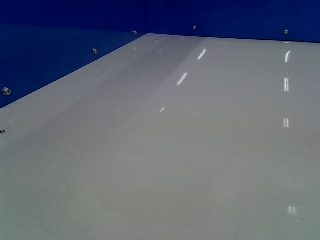
#> input picture assets/openCV_pic/0.35m, 1.18m/0.jpg, 320 x 240 px, found by its file name
$ python main.py
#> lines starting #> are read from the running program, lines starting #| are printed output that depends on the picture; after the words box and inside, x2 and y2 are one past the last pixel; in counts of white or black regions, pixels touching at a corner belong together; long printed decimals are rounded
### src/vision2/find_color.py
import cv2
import numpy as np

RED = [np.array(((0, 130, 100), (10, 255, 255))),
       np.array(((165, 130, 100), (180, 255, 255)))]

YELLOW = [np.array(((15, 130, 50), (35, 255, 255)))]

BLUE = [np.array(((100, 100, 50), (120, 255, 255)))]

WHITE = [np.array(((0, 0, 100), (180, 100, 255)))]

SHIFT1_ONLY_UP_SHIFT = True
WALL_SHIFT1 = 5
ENABLE_WALL_SHIFT2 = True
WALL_SHIFT2 = 1
HOUGH_THRESHOLD = 180

HOUGH_P_THRESHOLD = 50
HOUGH_P_MIN_LENGTH = 20
HOUGH_P_MAX_GAP = 100

SHOW_BLUE = False
SHOW_WHITE = False
SHOW_LINE = True


def get_color_mask(image: np.ndarray, color_range_list: list[np.ndarray], show: bool = False,
                   color_name: str = 'color'):
    x = cv2.GaussianBlur(image, (3, 3), 0)
    x = cv2.cvtColor(x, cv2.COLOR_BGR2HSV)

    y = np.zeros(image.shape[:2]).astype(np.uint8)
    for color_range in color_range_list:
        y = np.maximum(y, cv2.inRange(x, color_range[0], color_range[1]))
    x = y

    x = cv2.erode(x, cv2.getStructuringElement(cv2.MORPH_RECT, (5, 5)), iterations=1)
    x = cv2.dilate(x, cv2.getStructuringElement(cv2.MORPH_ELLIPSE, (5, 5)), iterations=1)
    output = x

    if show:
        cv2.imshow(color_name, cv2.cvtColor(output, cv2.COLOR_GRAY2BGR))

    return output


def find_color(image: np.ndarray, color_range_list: list[np.ndarray], show: bool = False, color_name: str = 'color') \
        -> list[(int, int)]:
    output = get_color_mask(image, color_range_list, show, color_name)

    contours = cv2.findContours(output, cv2.RETR_EXTERNAL, cv2.CHAIN_APPROX_SIMPLE)[0]
    points = []
    for c in contours:
        m = cv2.moments(c)
        if m['m00'] > 100:
            cx = int(m['m10'] / m['m00'])
            cy = int(m['m01'] / m['m00'])
            points.append((cx, cy))

    return points


def find_red(image: np.ndarray, show: bool = False) -> list[(int, int)]:
    return find_color(image, RED, show, 'red')


def find_yellow(image: np.ndarray, show: bool = False) -> list[(int, int)]:
    return find_color(image, YELLOW, show, 'yellow')


def show_blue(image: np.ndarray) -> None:
    get_color_mask(image, BLUE, True, 'blue')


def show_white(image: np.ndarray) -> None:
    get_color_mask(image, WHITE, True, 'white')


# [37 lines left out: function find_wall_bottom, not called in this run]


def find_wall_bottom_p(image: np.ndarray, show: bool = False):
    blue = get_color_mask(image, BLUE)
    white = get_color_mask(image, WHITE)

    if SHOW_BLUE and show:
        cv2.imshow('blue', blue)
    if SHOW_WHITE and show:
        cv2.imshow('white', white)

    x = np.zeros(image.shape[:2]).astype(np.uint8)

    if SHIFT1_ONLY_UP_SHIFT:
        x[0:-WALL_SHIFT1, :] = np.minimum(blue[:-WALL_SHIFT1, :], white[WALL_SHIFT1:, :])
    else:
        x[WALL_SHIFT1:-WALL_SHIFT1, :] = np.minimum(blue[:-2 * WALL_SHIFT1, :], white[2 * WALL_SHIFT1:, :])

    if ENABLE_WALL_SHIFT2:
        x[WALL_SHIFT2:-WALL_SHIFT2, :] = np.minimum(x[:-2 * WALL_SHIFT2, :], (255 - x)[2 * WALL_SHIFT2:, :])

    draw = cv2.cvtColor(x, cv2.COLOR_GRAY2BGR)

    lines = cv2.HoughLinesP(x, 1, np.pi / 180, HOUGH_P_THRESHOLD, minLineLength=HOUGH_P_MIN_LENGTH,
                            maxLineGap=HOUGH_P_MAX_GAP)
    # print(lines)
    if SHOW_LINE and lines is not None:
        for l in lines:
            x1, y1, x2, y2 = l[0]
            cv2.line(draw, (x1, y1), (x2, y2), (255, 0, 0), 1)

    if show:
        cv2.imshow('wall bottom', draw)

    return lines

### src/vision2/camera_convert.py
import numpy as np


class CameraState:

    # 座标架：车向前为x，车向右为y，向下为z，方向与z轴夹角为theta，右手螺旋向下相对x轴旋转为phi
    # 方向指摄像头中央对准的位置
    # 摄像头必须是竖直对准的
    def __init__(self, camera_xyz: tuple[float, float, float], camera_rotation: tuple[float, float], fov: tuple[float, float],
                 resolution: tuple[int, int]):
        self.x, self.y, self.z = camera_xyz
        self.theta = np.radians(camera_rotation[0])
        self.phi = np.radians(camera_rotation[1])
        self.half_fov_h = np.radians(fov[0]) / 2
        self.half_fov_v = np.radians(fov[1]) / 2
        self.res_h, self.res_v = resolution

        self.ax = np.array((
            (np.cos(self.phi) * np.sin(self.theta), np.sin(self.phi) * np.sin(self.theta), np.cos(self.theta)),
            (-np.sin(self.phi), np.cos(self.phi), 0),
            (-np.cos(self.phi) * np.cos(self.theta), -np.sin(self.phi) * np.cos(self.theta), np.sin(self.theta))))


def img2space(camera_state: CameraState, i: int, j: int, target_z: float = 0) -> tuple[bool, float, float]:
    c = camera_state

    h = (i / c.res_h - 1 / 2) * np.tan(c.half_fov_h)
    v = (j / c.res_v - 1 / 2) * np.tan(c.half_fov_v)
    ax_coo = np.array((1, h, v))

    vec = np.dot(ax_coo, c.ax)

    on_the_ground = vec[2] > 0
    x = c.x + (target_z - c.z) * vec[0] / vec[2]
    y = c.y + (target_z - c.z) * vec[1] / vec[2]

    return on_the_ground, x, y


def space2img(camera_state: CameraState, x: float, y: float, z: float = 0) -> tuple[bool, int, int]:
    c = camera_state

    can_be_seen = True

    vec = np.array((x - c.x, y - c.y, z - c.z))
    if vec[0] < 0:
        can_be_seen = False

    ax_coo = np.dot(c.ax, vec)

    h = ax_coo[1] / ax_coo[0]
    v = ax_coo[2] / ax_coo[0]

    i = int(np.round((h / np.tan(c.half_fov_h) + 1 / 2) * c.res_h))
    j = int(np.round((v / np.tan(c.half_fov_v) + 1 / 2) * c.res_v))

    if not (0 <= i < c.res_h and 0 <= j < c.res_v):
        can_be_seen = False

    return can_be_seen, i, j

# [10 lines that do not run on import are left out]

### src/vision2/main.py
import cv2
import numpy as np
import os.path
import time

import find_color
import camera_convert

MODE = 'file'
# MODE = 'adjust'
# MODE = 'camera'
GLOBAL_SHOW = True
MASK_SHOW = False
READ_DIR = 'wall4'
WRITE_DIR = 'test2'

# CAMERA_STATE = camera_convert.CameraState((269, 1, -178), (90 - 29.8, 2.0, 0.2), (62.2, 48.8), (640, 480))
# CAMERA_STATE = camera_convert.CameraState((286, 2, -197), (90 - 33.3, 2.0, 0.0), (62.2, 55), (640, 480))
# CAMERA_STATE = camera_convert.CameraState((303, 0, -212), (53.7, 2.0, 0.4), (62.2, 60), (640, 480))
CAMERA_STATE = camera_convert.CameraState((309, 0, -218), (52.8, 2.1, 0.4), (62.2, 62), (640, 480))

SHOW_RED = SHOW_YELLOW = True
SHOW_WALL = True
DRAW_GRID = True

USE_HOUGH_P = True

if MODE == 'camera':
    from camera import Camera


def process(img, show: bool = False):
    points_red = find_color.find_red(img, show and MASK_SHOW)
    points_yellow = find_color.find_yellow(img, show and MASK_SHOW)
    walls = find_color.find_wall_bottom_p(img, show and MASK_SHOW) if USE_HOUGH_P else \
        find_color.find_wall_bottom(img, show and MASK_SHOW)

    if show and DRAW_GRID:
        draw_grid(img, (255, 255, 255, 255), 400, 2000, 50, -1000, 1000, 50)

    print()

    for p in points_red:
        s, x, y = camera_convert.img2space(CAMERA_STATE, p[0], p[1], -12.5)
        if s:
            if show and SHOW_RED:
                cv2.rectangle(img, (p[0] - 10, p[1] - 10, 20, 20), (255, 255, 255, 255), 2)
            print((x, y), 'red')
        else:
            if SHOW_RED:
                cv2.rectangle(img, (p[0] - 10, p[1] - 10, 20, 20), (128, 128, 128, 255), 1)

    for p in points_yellow:
        s, x, y = camera_convert.img2space(CAMERA_STATE, p[0], p[1], -15)
        if s:
            if show and SHOW_YELLOW:
                cv2.circle(img, p, 10, (255, 255, 255, 255), 2)
            print((x, y), 'yellow')
        else:
            if show and SHOW_YELLOW:
                cv2.circle(img, p, 10, (128, 128, 128, 255), 1)

    if walls is not None:
        for w in walls:
            if USE_HOUGH_P:
                h1, v1, h2, v2 = w[0]
            else:
                rho, theta = w[0]
                a = np.cos(theta)
                b = np.sin(theta)
                h0 = a * rho
                v0 = b * rho
                h1 = int(h0 + 1000 * (-b))
                v1 = int(v0 + 1000 * a)
                h2 = int(h0 - 1000 * (-b))
                v2 = int(v0 - 1000 * a)
            if show and SHOW_WALL:
                cv2.line(img, (h1, v1), (h2, v2), (255, 255, 255, 255), 1)
            s1, x1, y1 = camera_convert.img2space(CAMERA_STATE, h1, v1, 0)
            s2, x2, y2 = camera_convert.img2space(CAMERA_STATE, h2, v2, 0)
            print(((x1, y1), (x2, y2)), 'wall')

    if show:
        cv2.imshow('image', img)


def draw_grid(img, color, x_start, x_stop, x_step, y_start, y_stop, y_step):
    overlay = np.zeros(img.shape, np.uint8)

    for x in range(x_start, x_stop + x_step, x_step):
        for y in range(y_start, y_stop, y_step):
            s1, i1, j1 = camera_convert.space2img(CAMERA_STATE, x, y)
            s2, i2, j2 = camera_convert.space2img(CAMERA_STATE, x, y + y_step)
            if s1 or s2:
                cv2.line(overlay, (i1, j1), (i2, j2), color, 1)
    for y in range(y_start, y_stop + y_step, y_step):
        for x in range(x_start, x_stop, x_step):
            s1, i1, j1 = camera_convert.space2img(CAMERA_STATE, x, y)
            s2, i2, j2 = camera_convert.space2img(CAMERA_STATE, x + x_step, y)
            if s1 or s2:
                cv2.line(overlay, (i1, j1), (i2, j2), color, 1)

    overlay = np.minimum(overlay,
                         np.repeat((255 - find_color.get_color_mask(img, find_color.RED))[:, :, np.newaxis], 3,
                                   axis=2))
    overlay = np.minimum(overlay,
                         np.repeat((255 - find_color.get_color_mask(img, find_color.YELLOW))[:, :, np.newaxis], 3,
                                   axis=2))
    overlay = np.minimum(overlay,
                         np.repeat((255 - find_color.get_color_mask(img, find_color.BLUE))[:, :, np.newaxis], 3,
                                   axis=2))

    cv2.add(overlay, img, img)


if __name__ == "__main__":

    repository_path = os.path.dirname(os.path.realpath(__file__)) + '/../..'
    if MODE == 'file':
        for image_index in range(100):
            filename = repository_path + '/assets/openCV_pic/' + READ_DIR + '/' + str(
                image_index) + '.jpg'
            if not os.path.isfile(filename):
                print('cannot open ' + filename)
                continue
            image = cv2.imread(filename)
#> image is the input picture: shape (240, 320, 3); mean B, G, R 115.6, 101.3, 94.9

            process(image, True)
#> in get_color_mask, `x = cv2.cvtColor(x, cv2.COLOR_BGR2HSV)`: x: shape (240, 320, 3); mean H, S, V 86.8, 66.5, 117.3
#> in find_color, `contours = cv2.findContours(output, cv2.RETR_EXTERNAL, cv2.CHAIN_APPRO..`: contours = []
#> the loop in get_color_mask (call 3), `for color_range in color_range_list:` made 1 pass
#> pass 1, in get_color_mask (call 3), `y = np.maximum(y, cv2.inRange(x, color_range[0], color_range[1]))`:
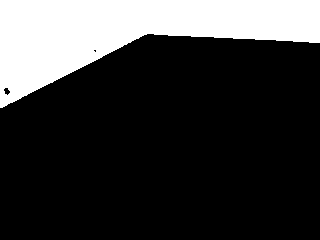
#> y: shape (240, 320); 22.4% white; 1 white region, box (x1, y1, x2, y2) and area: (0, 0, 320, 108) 17166
#> in get_color_mask (call 3), `x = cv2.erode(x, cv2.getStructuringElement(cv2.MORPH_RECT, (5, 5)), it..`: x: shape (240, 320); 21.2% white; 1 white region, box (x1, y1, x2, y2) and area: (0, 0, 320, 106) 16260
#> in get_color_mask (call 3), `x = cv2.dilate(x, cv2.getStructuringElement(cv2.MORPH_ELLIPSE, (5, 5))..`: x: shape (240, 320); 22.1% white; 1 white region, box (x1, y1, x2, y2) and area: (0, 0, 320, 108) 17000
#> call 4 of get_color_mask, with show = False, color_name = 'color'
#> in get_color_mask (call 4), `x = cv2.erode(x, cv2.getStructuringElement(cv2.MORPH_RECT, (5, 5)), it..`: x: shape (240, 320); 76.3% white; 2 black regions, box (x1, y1, x2, y2) and area: (0, 0, 320, 110) 18120, (0, 128, 8, 136) 59
#> in get_color_mask (call 4), `x = cv2.dilate(x, cv2.getStructuringElement(cv2.MORPH_ELLIPSE, (5, 5))..`:
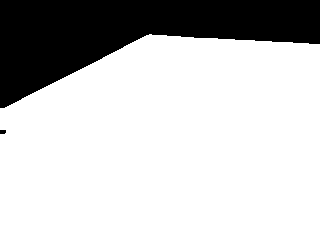
#> x: shape (240, 320); 77.2% white; 2 black regions, box (x1, y1, x2, y2) and area: (0, 0, 320, 108) 17475, (0, 130, 6, 134) 23
#> in find_wall_bottom_p, `x[0:-WALL_SHIFT1, :] = np.minimum(blue[:-WALL_SHIFT1, :], white[WALL_S..`: x: shape (240, 320); 1.5% white; 1 white region, box (x1, y1, x2, y2) and area: (0, 29, 320, 108) 1164
#> in find_wall_bottom_p, `x[WALL_SHIFT2:-WALL_SHIFT2, :] = np.minimum(x[:-2 * WALL_SHIFT2, :], (..`:
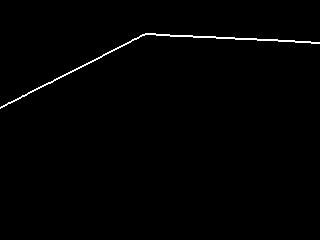
#> x: shape (240, 320); 0.83% white in thin lines or dots, all inside (x1, y1, x2, y2) = (0, 33, 320, 109)
#> in find_wall_bottom_p, `lines = cv2.HoughLinesP(x, 1, np.pi / 180, HOUGH_P_THRESHOLD, minLineL..`: lines = [[142, 34, 319, 43], [145, 33, 319, 42], [0, 108, 143, 35], [0, 107, 141, 35]]
#> the loop in find_wall_bottom_p, `for l in lines:` made 4 passes
#> after the loop in find_wall_bottom_p, `for l in lines:`:
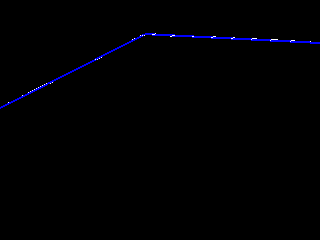
#> draw: shape (240, 320, 3); mean B, G, R 2.3, 0.2, 0.2
#> in process, `walls = find_color.find_wall_bottom_p(img, show and MASK_SHOW) if USE_..`: walls has the same summary as lines in find_wall_bottom_p
#> after the loop in draw_grid, `for x in range(x_start, x_stop + x_step, x_step):`: overlay: shape (240, 320, 3); 2.4% white in thin lines or dots
#> after the loop in draw_grid, `for y in range(y_start, y_stop + y_step, y_step):`:
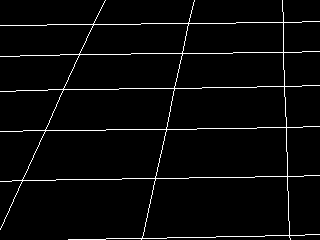
#> overlay: shape (240, 320, 3); 3.3% white in thin lines or dots
#> in draw_grid, `overlay = np.minimum(overlay, np.repeat((255 - find_color.get_color_ma..`: overlay: shape (240, 320, 3); 2.5% white in thin lines or dots, all inside (x1, y1, x2, y2) = (0, 36, 320, 240)
#> in process, `draw_grid(img, (255, 255, 255, 255), 400, 2000, 50, -1000, 1000, 50)`:
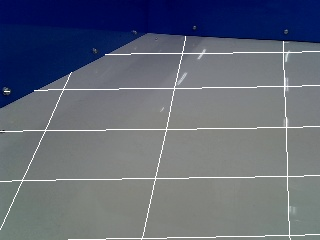
#> img: shape (240, 320, 3); 2.54% of pixels changed, all inside (x1, y1, x2, y2) = (0, 36, 320, 240)
#> the loop in process, `for w in walls:` made 4 passes
#> (h1, v1, h2, v2) on passes 1 to 4: (142, 34, 319, 43), (145, 33, 319, 42), (0, 108, 143, 35), (0, 107, 141, 35)
#| ((832.129, -72.501), (813.727, 18.004)) wall
#| ((833.796, -71.120), (815.368, 18.063)) wall
#| ((726.986, -123.784), (830.395, -71.822)) wall
#| ((728.218, -124.033), (830.432, -72.848)) wall
#> after the loop in process, `for w in walls:`:
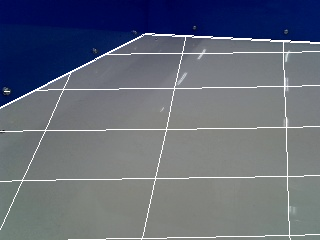
#> img: shape (240, 320, 3); 0.82% of pixels changed, all inside (x1, y1, x2, y2) = (0, 33, 320, 109)
            cv2.waitKey()
#> pass 2 of the loop `for image_index in range(100):`:
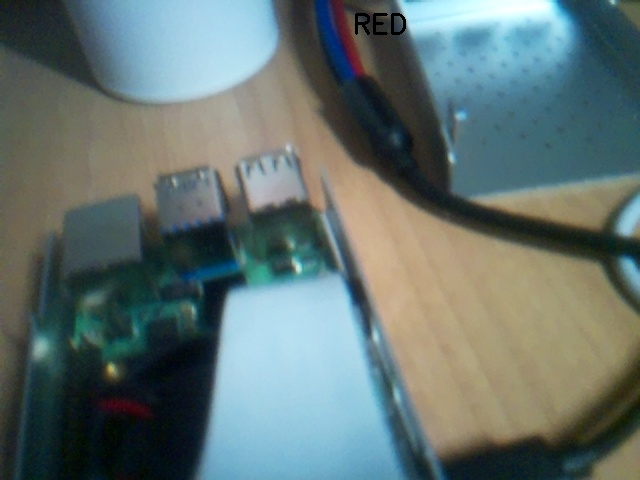
#> input picture OpenCV/pic/1.jpg, 640 x 480 px, found by its file name
#> image is the input picture: shape (480, 640, 3); mean B, G, R 112.2, 114.6, 99
#> contours = 1 contour; box (x1, y1, x2, y2) and area: (351, 49, 363, 72) 114
#> points_red = [(356, 60)]
#> contours = 3 contours, 1 with area under 20; largest, box (x1, y1, x2, y2) and area: (615, 387, 623, 395) 30, (624, 394, 630, 401) 22
#> after the loop in draw_grid (call 2), `for y in range(y_start, y_stop + y_step, y_step):`:
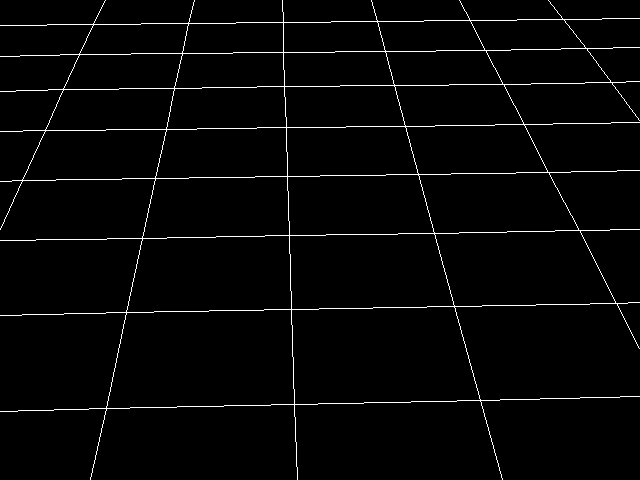
#> overlay: shape (480, 640, 3); 2.4% white in thin lines or dots
#> the loop in process (call 2), `for p in points_red:` made 1 pass
#> (p, h in img2space, v in img2space, ax_coo in img2space, vec in img2space, on_the_ground in img2space, x, y) on pass 1: ((356, 60), 0.0339, -0.225, [1, 0.0339, -0.225], [0.931, 0.0681, 0.425], True, 759, 32.91)
#> (printed output is left out)
#> after the loop in process (call 2), `for p in points_red:`:
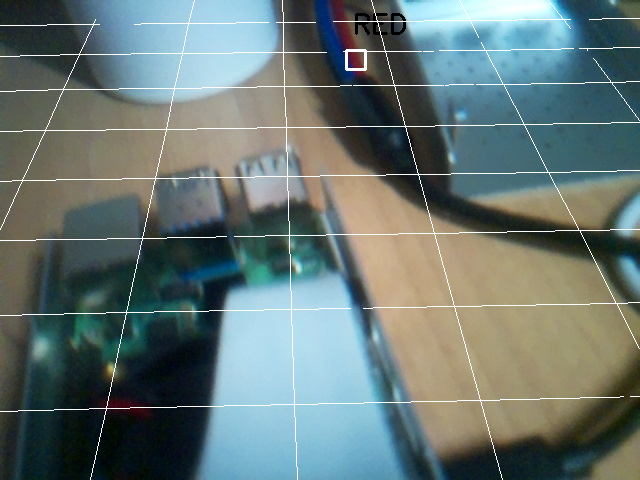
#> img: shape (480, 640, 3); mean B, G, R 115.5, 117.9, 102.6

    if MODE == 'adjust':
        filename = repository_path + '/assets/openCV_pic/' + READ_DIR + '/0.jpg'
        if not os.path.isfile(filename):
            print('cannot open ' + filename)
            exit(0)
        image = cv2.imread(filename)
        while True:
            img_temp = image.copy()
            process(img_temp, True)
            key = cv2.waitKey()
            print(key)
            if key == ord('a'):
                CAMERA_STATE.phi += np.radians(0.1)
            elif key == ord('d'):
                CAMERA_STATE.phi += np.radians(-0.1)
            elif key == ord('w'):
                CAMERA_STATE.theta += np.radians(-0.1)
            elif key == ord('s'):
                CAMERA_STATE.theta += np.radians(0.1)
            elif key == ord('q'):
                CAMERA_STATE.omega += np.radians(0.1)
            elif key == ord('e'):
                CAMERA_STATE.omega += np.radians(-0.1)
            elif key == ord('i'):
                CAMERA_STATE.z += 1
            elif key == ord('k'):
                CAMERA_STATE.z += -1
            elif key == ord('u'):
                CAMERA_STATE.x += -1
            elif key == ord('j'):
                CAMERA_STATE.x += 1
            elif key == ord('o'):
                CAMERA_STATE.y += 1
            elif key == ord('p'):
                CAMERA_STATE.y += -1
            CAMERA_STATE.update()
            print((CAMERA_STATE.x, CAMERA_STATE.y, CAMERA_STATE.z),
                  np.degrees((CAMERA_STATE.theta, CAMERA_STATE.phi, CAMERA_STATE.omega)))

    if MODE == 'camera':
        os.mkdir(repository_path + '/assets/openCV_pic/' + WRITE_DIR + '/')
        c = Camera()
        time_last_capture = time.time() + 1.5
        for image_index in range(100):
            print(int((time.time() - time_last_capture) * 1000))
            time.sleep(max(time_last_capture + 0.5 - time.time(), 0))
            image = c.capture()
            time_last_capture = time.time()
            filename = repository_path + '/assets/openCV_pic/' + WRITE_DIR + '/' + str(
                image_index) + '.jpg'
            cv2.imwrite(filename, image)
            process(image, GLOBAL_SHOW)
            # cv2.waitKey(500)
